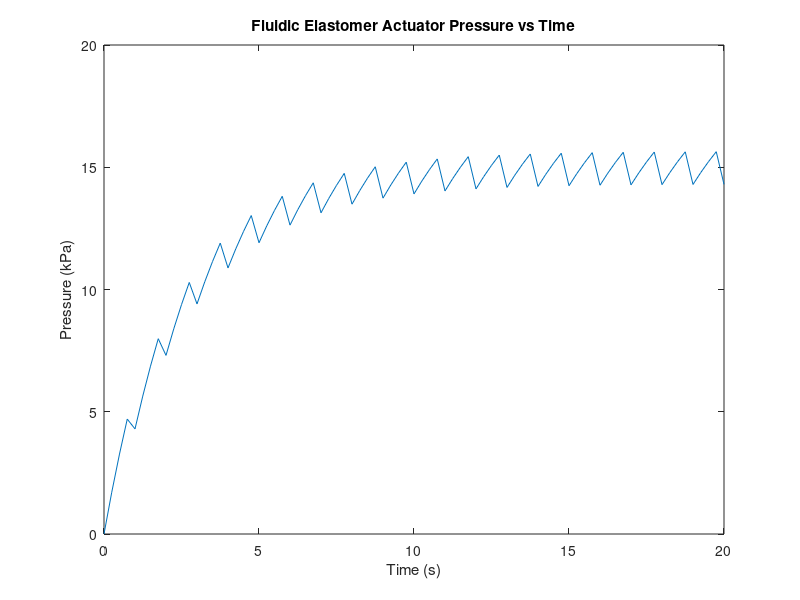
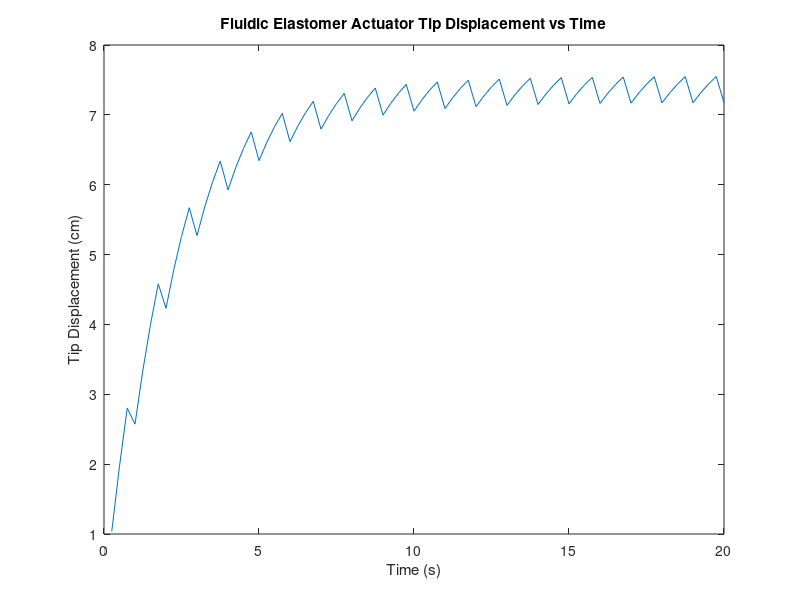

The MATLAB source for these figures, in order:
clear all; clc; clf

%% Problem 1b

t = linspace(0, 20, 81);

P_in = 20; % kPa
R = 1.4e6; % 1 / (m * s)
C = 2.5 / (1.25 * 1000 * 1000); % m * s^2

P = length(zeros(1,81));

P(1) = 0;
for i = 2:81
    if (mod(i,4) == 2)
        P(i:i+2) = (P(i-1) - P_in) * exp(-t(2:4) / (R * C)) + P_in;
    elseif (mod(i,4) == 1)
        P(i) = P(i-1) * exp(-t(2) / (R * C));
    end
end

figure(1)
plot(t, P);
title("Fluidic Elastomer Actuator Pressure vs Time");
xlabel("Time (s)");
ylabel("Pressure (kPa)");

%% Problem 1c
h_c = 1.4;
h_b = 1.6;
L_channel = 1.2;
N_channel = 7;
L = 11.6;
E = 0.8 * 1000; % kPa

eps_A = (P / E) * (h_c / (h_b - h_c));
theta = 2 * N_channel * atan(L_channel * eps_A / h_c);
tip_displacement = L ./ theta .* (1 - cos(theta));

figure(2)
plot(t, tip_displacement);
title("Fluidic Elastomer Actuator Tip Displacement vs Time");
xlabel("Time (s)");
ylabel("Tip Displacement (cm)");